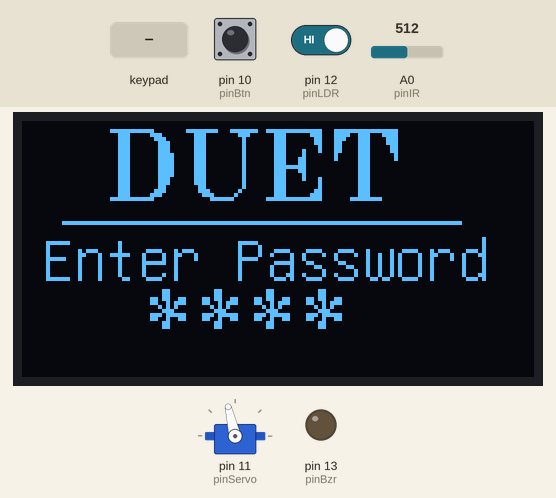
Recording of a sketch running on a simulated Arduino Uno, built with avr-gcc and run on an emulated ATmega328P. Parts: servo, 128×64 one-colour display, output pins drawn as LEDs (lit = HIGH). The test bench sets the inputs (shaded band); at power-on: pin 10 (pinBtn) LOW, pin 12 (pinLDR) HIGH, A0 (pinIR) = 512.

Above: at 1.6 s.
1.7 s: pin 10 (pinBtn) pulled HIGH for 0.45 s
At 2.43 s:
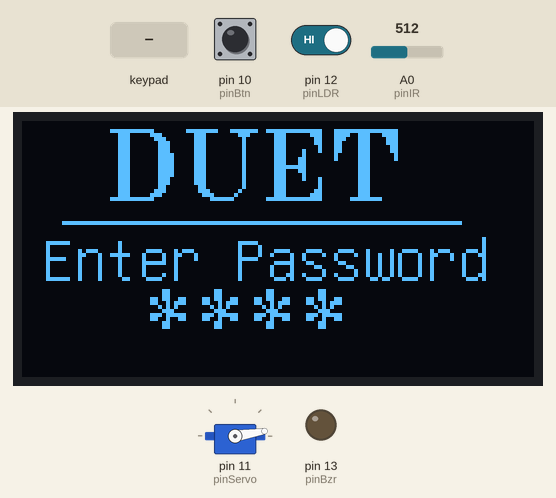
At 3.4 s:
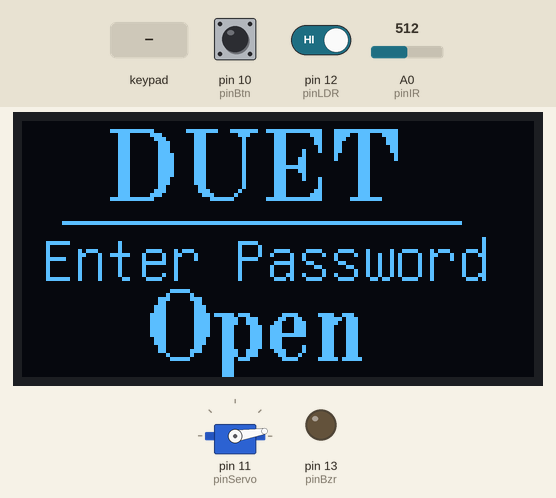
4.1 s: key '1' pressed
7.1 s: key '1' pressed
10.1 s: pin 12 (pinLDR) driven LOW
13.1 s: pin 12 (pinLDR) driven HIGH
At 15.0 s:
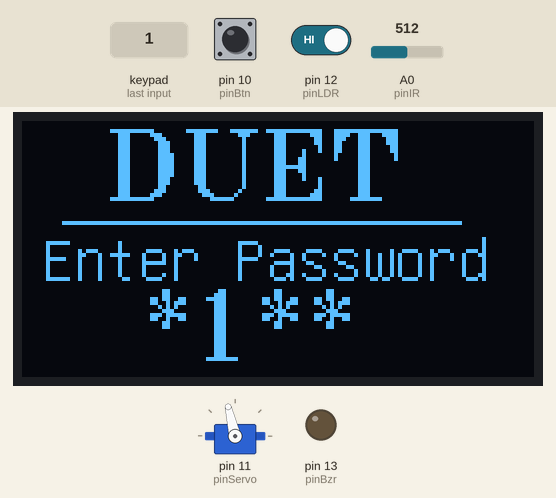
15.5 s: pin 10 (pinBtn) pulled HIGH for 1 s
At 16.16 s:
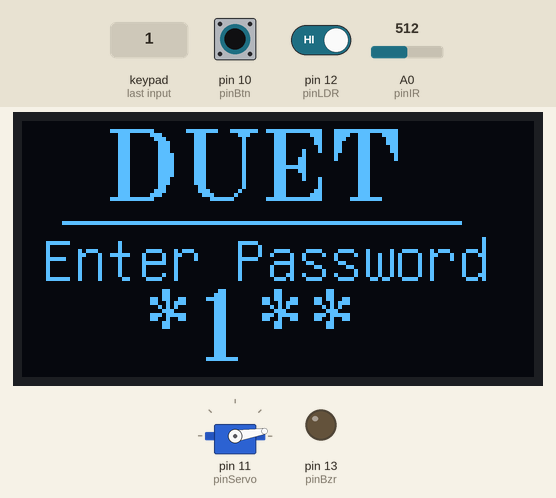
Timing chart, 0 to 18.5 s (numbered marks = the images above; inputs shaded):
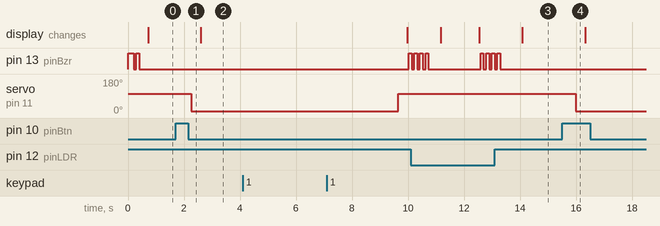

The sketch:

_1st.ino
```cpp
#include "Keypad.h"
#include "U8glib.h"
#include "Servo.h"
#include "String.h"

//PIN initialization

int pinOlcd[2] = {A4,A5};
int pinIR = A0;
int pinBzr = 13;
int pinLDR = 12;
int pinServo = 11;
int pinBtn = 10;
//+++++dipaly+++++
char ADCval[5];
int adcval;
U8GLIB_SSD1306_128X64 lcd(U8G_I2C_OPT_NONE|U8G_I2C_OPT_DEV_0);

//+++++keypad+++++
const byte ROWS = 4; //four rows
const byte COLS = 3; //three columns
char keys[ROWS][COLS] = {
{'1','2','3'},
{'4','5','6'},
{'7','8','9'},
{'*','0','#'}
};
byte rowPins[ROWS] = {8, 2, 3, 4}; //connect to the row pinouts of the keypad
byte colPins[COLS] = {5, 6, 7}; //connect to the column pinouts of the keypad
Keypad keypad = Keypad(makeKeymap(keys), rowPins, colPins, ROWS, COLS);


//+++++++++++++++++++Variable+++++++++++++++++++++

int ir, ldr, btn , door = 0, k = 0;
Servo servo;
String key = "****", pass = "1234";
char buf[5];


 //++++++++++++++++++++functions+++++++++++++++++++++

void sensorRead(){
    if(analogRead(pinIR) > 100)
      ir = 1;
    else
      ir = 0;
  ldr = digitalRead(pinLDR);
  btn = digitalRead(pinBtn);
  char keys = keypad.getKey();
  if (keys != NO_KEY){
    key[k++] = keys;
    key.toCharArray(buf, 5);
    if(k == 4){
      k = 0;
      if(key != pass)
      {
        beep(300);
        key = "Wrong";
        key.toCharArray(buf, 6);
        dspl();
        delay(1000);
        key = "****";
        key.toCharArray(buf, 5);
        door = 1;
      }
    }
  }
}
void beep(int a){
  digitalWrite(pinBzr,HIGH);
  delay(a);
  digitalWrite(pinBzr,LOW);
}

void draw(void)
{
  lcd.setFont(u8g_font_osb18);
  lcd.drawStr( 20, 20, "DUET");
  lcd.drawHLine (10,25,100);
  lcd.setFont(u8g_font_unifont);
  lcd.drawStr( 5, 40, "Enter Password");
  lcd.setFont(u8g_font_osb18);
  lcd.drawStr( 30, 60, buf);
}

void dspl(){
///display code
  lcd.firstPage();
  do {draw();} while( lcd.nextPage() );
  delay(50);
}

//++++++++++++++++++++++ void setup ++++++++++++++++++++++++++=
void setup() {
  key.toCharArray(buf, 5);

  servo.attach(11);
  pinMode(pinIR, INPUT);
  for(int i = 1; i < 8; i++)
    pinMode(i, INPUT);
  pinMode(pinBzr, OUTPUT);
  pinMode(pinLDR, INPUT);
  pinMode(pinServo, OUTPUT);
  pinMode(pinBtn, INPUT);

  //lcd.setRot180();   // flip screen, if required
  lcd.setColorIndex(1); // 1 for monochrome

  servo.write(103);
  beep(200);
  delay(100);
  beep(100);
  Serial.begin(9600);
}

//+++++++++++++++++ main loop +++++++++++++++++++++++++++
void loop() {
  // put your main code here, to run repeatedly:
  sensorRead();
  dspl();
  if(ldr == 0)
  {
    door = 0;
    beep(100);
    delay(100);
    beep(100);
    delay(100);
    beep(100);
    delay(100);
    beep(100);
    delay(100);
  }
  else if(ir == 1 && door == 1){
    door = 0;
    servo.write(103);
    beep(100);
    delay(100);
    beep(100);
    delay(100);
    beep(100);
    delay(100);
    beep(100);
    delay(100);
    key = "Close";
    key.toCharArray(buf, 6);
    dspl();
    delay(1000);
    key = "****";
    key.toCharArray(buf, 5);
  }
  else if(key == pass)
  {
    servo.write(9);
    key = "Open";
    key.toCharArray(buf, 5);
    dspl();
    delay(1000);
    key = "****";
    key.toCharArray(buf, 5);
    door = 1;
  }
  else if(btn == 1 && door == 0){
    servo.write(9);
    door = 1;
    key = "Open";
    key.toCharArray(buf, 6);
    dspl();
    delay(2000);
    key = "****";
    key.toCharArray(buf, 5);
    delay(5000);
    servo.write(103);
    door = 1;
  }
}
```

Measured:
- after the input at 1.7 s, servo on pin 11 (pinServo): 103° → 9° after 0.56 s
- after the input at 4.1 s, every drawn part: stays the same
- after the input at 13.1 s, pin 13 (pinBzr): goes on until 13.3 s, then stays LOW
- after the input at 15.5 s, servo on pin 11 (pinServo): 103° → 9° after 0.49 s
